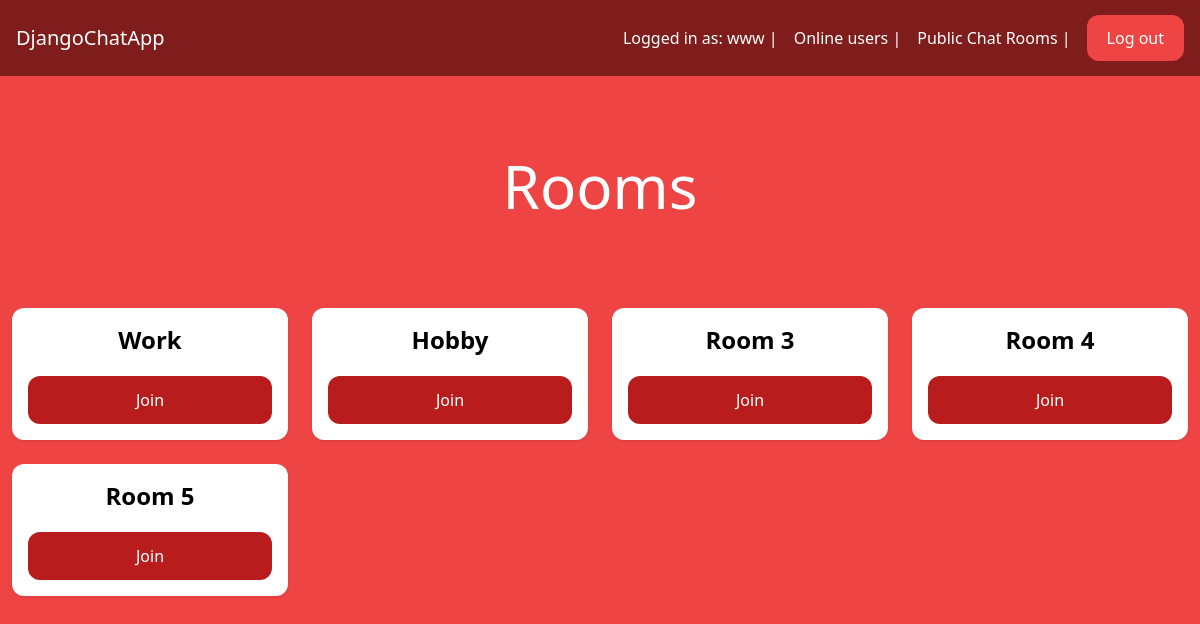
/chat/rooms/ (signed in), run on the app's committed database.
### rooms/models.py (models this page shows)
class Room(models.Model):
    name = models.CharField(max_length=255)
    slug = models.SlugField(unique=True)

### rooms/views.py (the view)
# urls.py: path("chat/", include('rooms.urls')),
@login_required
def rooms(request):
    rooms = Room.objects.all()
    return render(request, 'rooms/rooms.html', {'rooms': rooms})

### rooms/templates/rooms/rooms.html (shortened to what this page needs)
{% extends 'chat/base.html' %}
{% block content %}
<div class="p-10 lg:p-20 text-center">
    <h1 class="text-3xl lg:text-6xl text-white">
        Rooms
    </h1>
</div>
<div class="w-full flex flex-wrap items-center">
    {% for room in rooms %}
        <div class="w-full lg:w-1/4 px-3 py-3">
            <div class="p-4 bg-white shadow rounded-xl text-center">
                <h2 class="mb-5 text-2xl font-semibold">{{room.name}}</h2>
                <a href="{% url 'room' room.slug %}" class="px-5 py-3 block rounded-xl text-white bg-red-700 hover:bg-red-600">Join</a>
            </div>
        </div>
    {% endfor %}
</div>
{% endblock %}

### chat/templates/chat/base.html (shortened to what this page needs)
<!DOCTYPE html>
<html>
    <head>
        <script src="https://cdn.tailwindcss.com"></script>
    </head>
    <body class="bg-red-500">
        <nav class="flex items-center justify-between px-4 py-6 bg-red-900">
            <div>
                <a href="/" class="text-xl text-white">
                    DjangoChatApp
                </a>
            </div>
            <div class="flex items-center space-x-4">
                {% if request.user.is_authenticated %}
                    <h1 class="text-white hover:text-gray-200" >Logged in as: {{request.user.username}} | </h1>
                    <div>
                        <a href="/chat/online-users/" class="text-white hover:text-gray-200">
                            Online users |
                        </a>
                    </div>
                    <div>
                        <a href="/chat/rooms/" class="text-white hover:text-gray-200">
                            Public Chat Rooms |
                        </a>
                    </div>
                    <div>
                        <a href="/logout" class="px-5 py-3 rounded-xl text-white bg-red-500 hover:bg-red-700">
                            Log out
                        </a>
                    </div>
                {% endif %}
            </div>
        </nav>
        {% block content %}
        {% endblock %}
    </body>
</html>

### data on the page
Room: name "Work"
Room: name "Hobby"
Room: name "Room 3"
Room: name "Room 4"
Room: name "Room 5"

### other printed values
{{ request.user.username }} "www"
